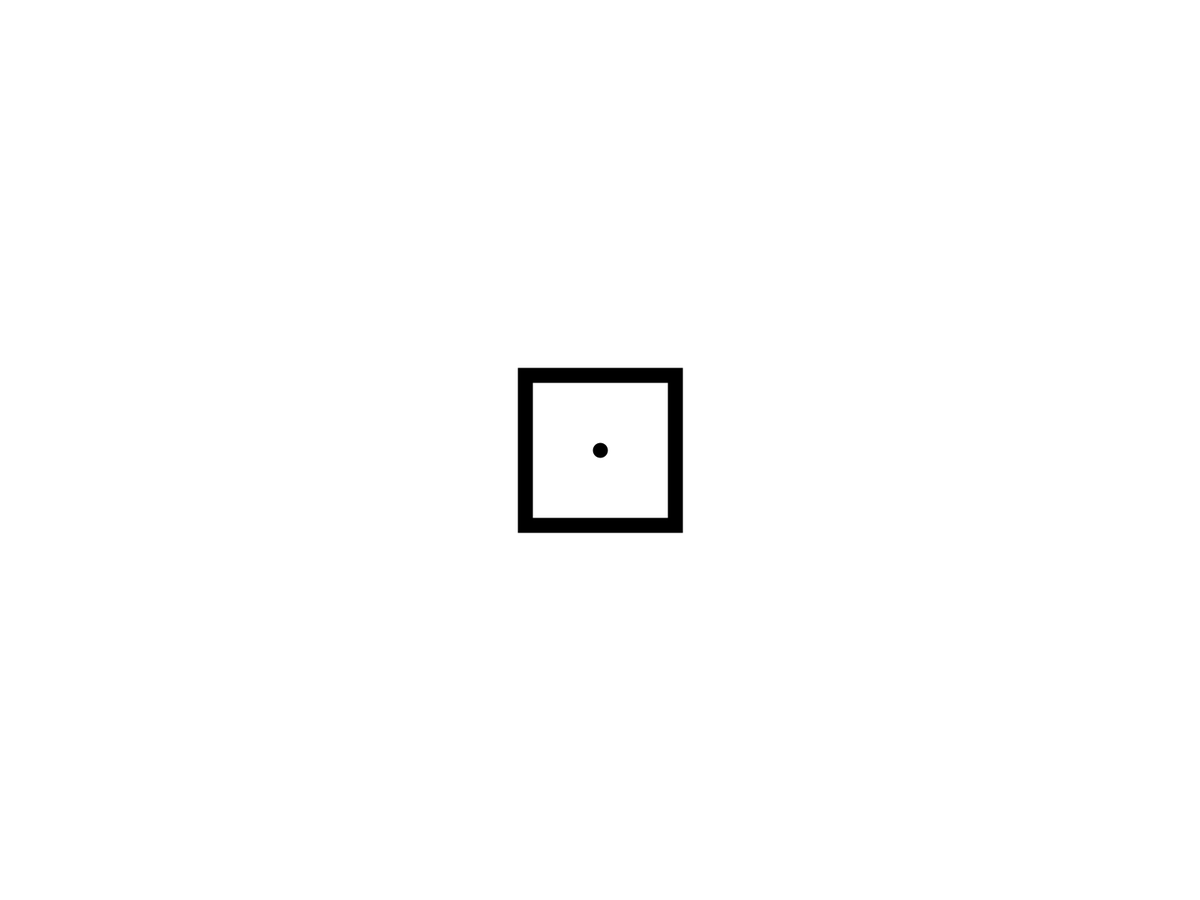
Frame 1 (no input)
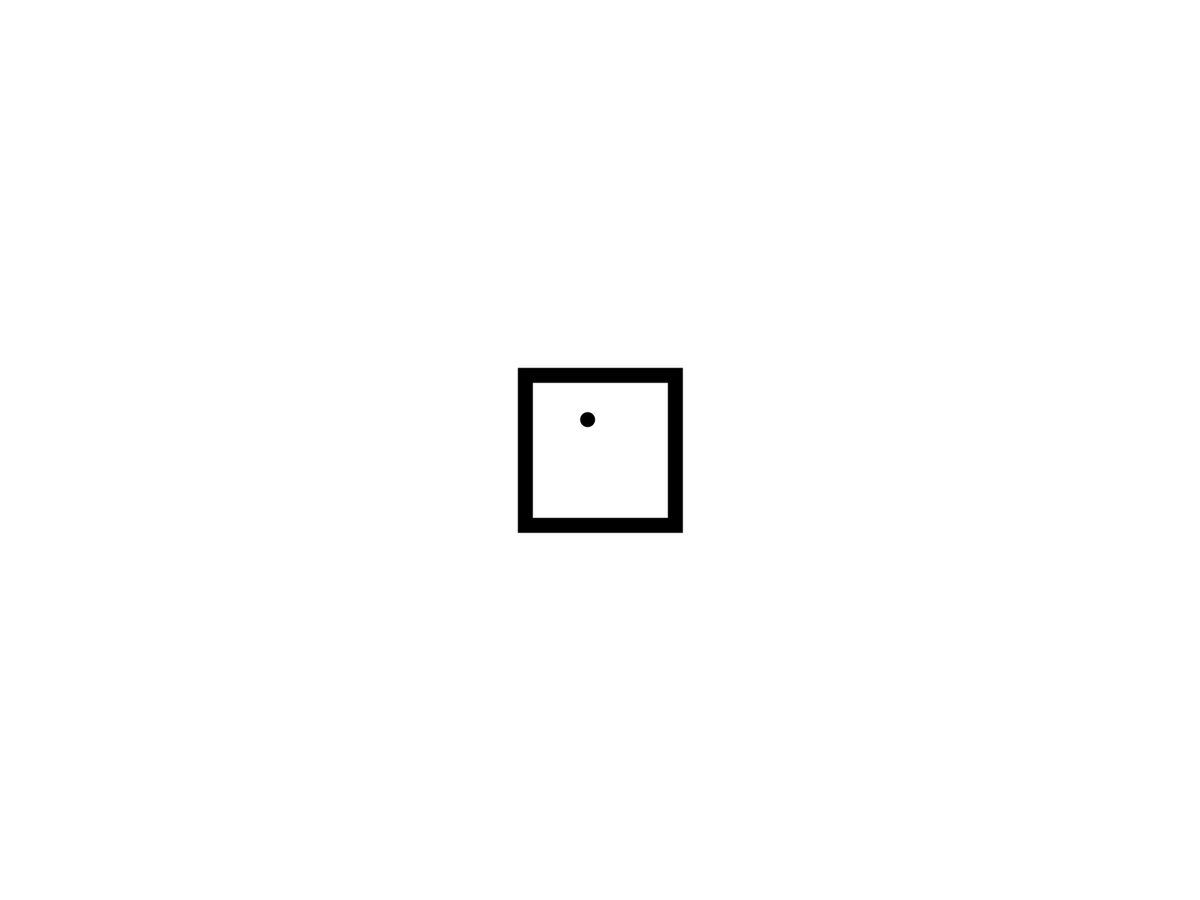
Frame 60 (the mouse pressed at the canvas centre just before this capture)
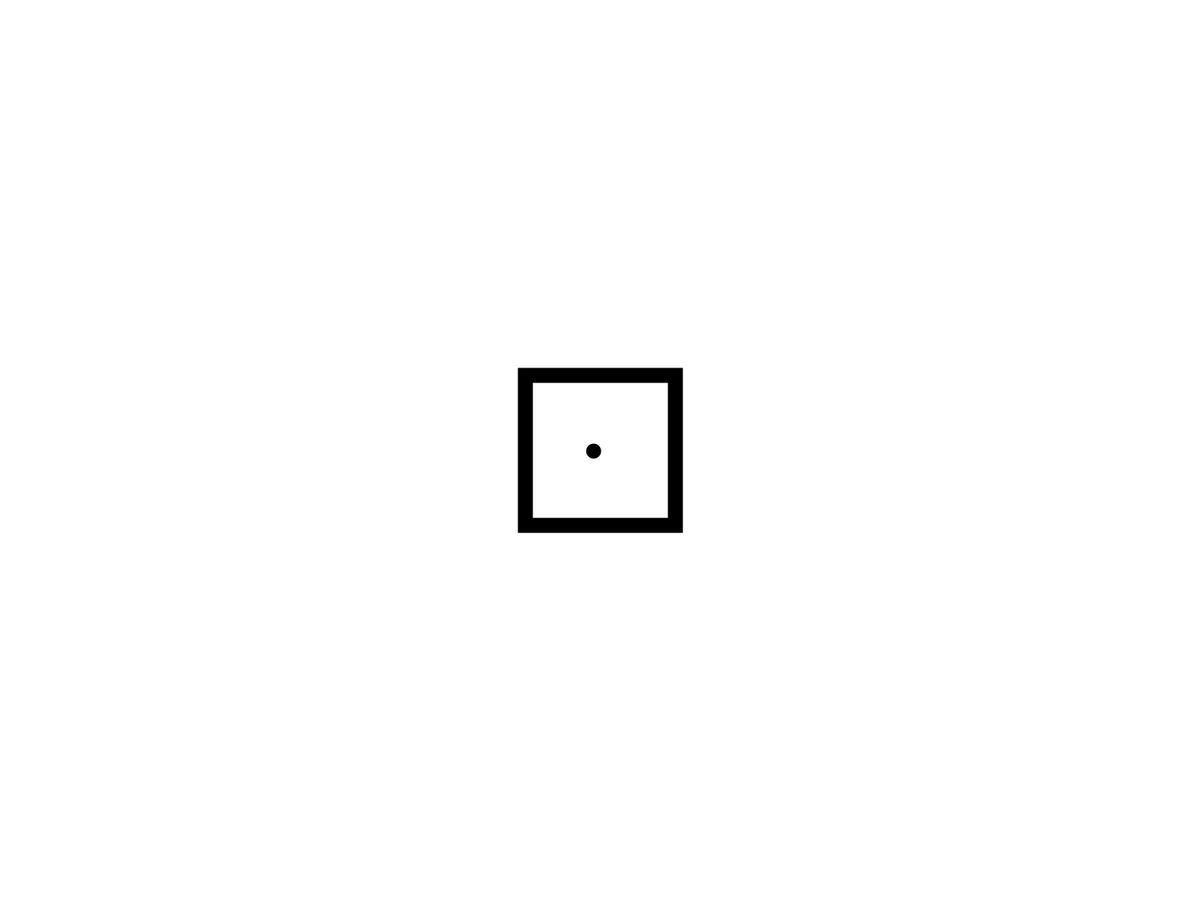
Frame 120 (the mouse held since frame 60 and released just before this capture)

The Processing sketch that drew these frames (run headless with seeded random() and noise(); from frame 60 on, the mouse is pressed at the canvas centre):

// Processing sketch: ruchBrowna03ograniczony
// ── ruchBrowna03ograniczony.pde
float pozX; 
float pozY;

void setup() {
  fullScreen();  
  pozX = width/2;
  pozY = height/2;
  strokeWeight(20);
  rectMode(CENTER);
}

void draw() {
  background(255);
  rect(width/2, height/2, 200, 200);
  point(pozX, pozY);
  pozX = pozX + random(-5, 5); //mała zmiana w dwie strony
  pozY = pozY + random(-5, 5); //mała zmiana w dwie strony
  pozX = constrain(pozX,width/2-80,width/2+80); //pozX nie przekroczy podanego zakresu
  pozY = constrain(pozY,height/2-80,height/2+80); //pozY nie przekroczy podanego zakresu
}
